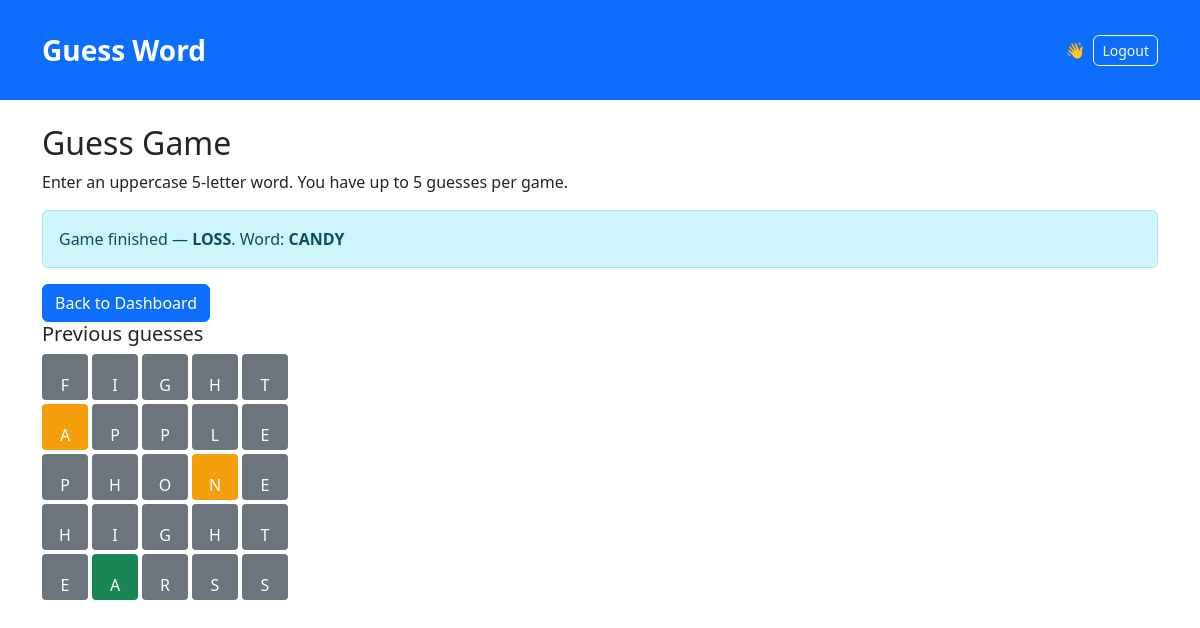
The app's page /game/11 (signed in) with its own data.
### models.py (models this page shows)
class Game(db.Model):
    id = db.Column(db.Integer, primary_key=True)
    user_id = db.Column(db.Integer, db.ForeignKey("user.id"))
    chosen_word = db.Column(db.String(5))
    date = db.Column(db.Date)
    status = db.Column(db.String(10))  # WIN, LOSS, None
    attempts = db.Column(db.Integer, default=0)

class Guess(db.Model):
    id = db.Column(db.Integer, primary_key=True)
    game_id = db.Column(db.Integer, db.ForeignKey("game.id"), nullable=False)
    guess_word = db.Column(db.String(5), nullable=False)
    attempt_number = db.Column(db.Integer, nullable=False)
    result = db.Column(db.String(5), nullable=False)  # e.g. "GOGXY"
    created_at = db.Column(db.DateTime, default=datetime.utcnow, nullable=False)

### app.py (the view, shortened to what this page needs)
@app.route("/game/<int:game_id>", methods=["GET", "POST"])
@login_required
def view_game(game_id):
    game = Game.query.get_or_404(game_id)
    if game.user_id != current_user.id and not current_user.is_admin():
        flash("Not authorized to view that game.", "danger")
        return redirect(url_for("player_dashboard"))
    guesses = Guess.query.filter_by(game_id=game.id).order_by(Guess.attempt_number).all()
    display = []
    for g in guesses:
        colors = []
        for ch in g.result:
            if ch == "G":
                colors.append("green")
            elif ch == "O":
                colors.append("orange")
            else:
                colors.append("grey")
        display.append({"word": g.guess_word, "colors": colors, "attempt": g.attempt_number})
    for row in display:
        row['zipped'] = list(zip(row['word'], row['colors']))  # Use dictionary keys
    return render_template("game.html", game=game, display=display)

### app.py (called while the page is built)
@login_manager.user_loader
def load_user(user_id):
    try:
        return User.query.get(int(user_id))
    except Exception:
        return None

@app.context_processor
def inject_now():
    return {"current_year": datetime.utcnow().year}

### templates/game.html (shortened to what this page needs)
{% extends "base.html" %}
{% block content %}
<h2>Guess Game</h2>
<p>Enter an uppercase 5-letter word. You have up to 5 guesses per game.</p>
{% if game.status %}
  <div class="alert alert-info">
    Game finished — <strong>{{ game.status }}</strong>. Word: <strong>{{ game.chosen_word }}</strong>
  </div>
  <a class="btn btn-primary" href="{{ url_for('player_dashboard') }}">Back to Dashboard</a>
{% else %}
  <form method="post" class="mb-3">
    <input type="text" name="guess" maxlength="5" class="form-control text-uppercase" placeholder="GUESS" required>
    <button class="btn btn-primary mt-2">Submit Guess</button>
  </form>
{% endif %}
<h5>Previous guesses</h5>
{% if display %}
  {% for row in display %}
    <div class="d-flex mb-1">
      {% for ch, color in row.zipped %}
        {% if color == 'green' %}
          {% set bg = '#198754' %}
        {% elif color == 'orange' %}
          {% set bg = '#f59e0b' %}
        {% else %}
          {% set bg = '#6c757d' %}
        {% endif %}
        <div class="p-2 text-center text-white me-1"
             style="width:46px; height:46px; line-height:46px; border-radius:4px; background-color: {{ bg }};">
          {{ ch }}
        </div>
      {% endfor %}
    </div>
  {% endfor %}
{% else %}
  <p class="text-muted">No guesses yet.</p>
{% endif %}
{% endblock %}

### static/style.css (style rules this page uses)
body { font-family: system-ui, -apple-system, "Segoe UI", Roboto, "Helvetica Neue", Arial; }
.btn { border-radius: 6px; }

### records on screen
Game: status "LOSS", chosen_word "CANDY"
Guess: zipped "F" "I" "G" "H" "T"
Guess: zipped "A" "P" "P" "L" "E"
Guess: zipped "P" "H" "O" "N" "E"
Guess: zipped "H" "I" "G" "H" "T"
Guess: zipped "E" "A" "R" "S" "S"
